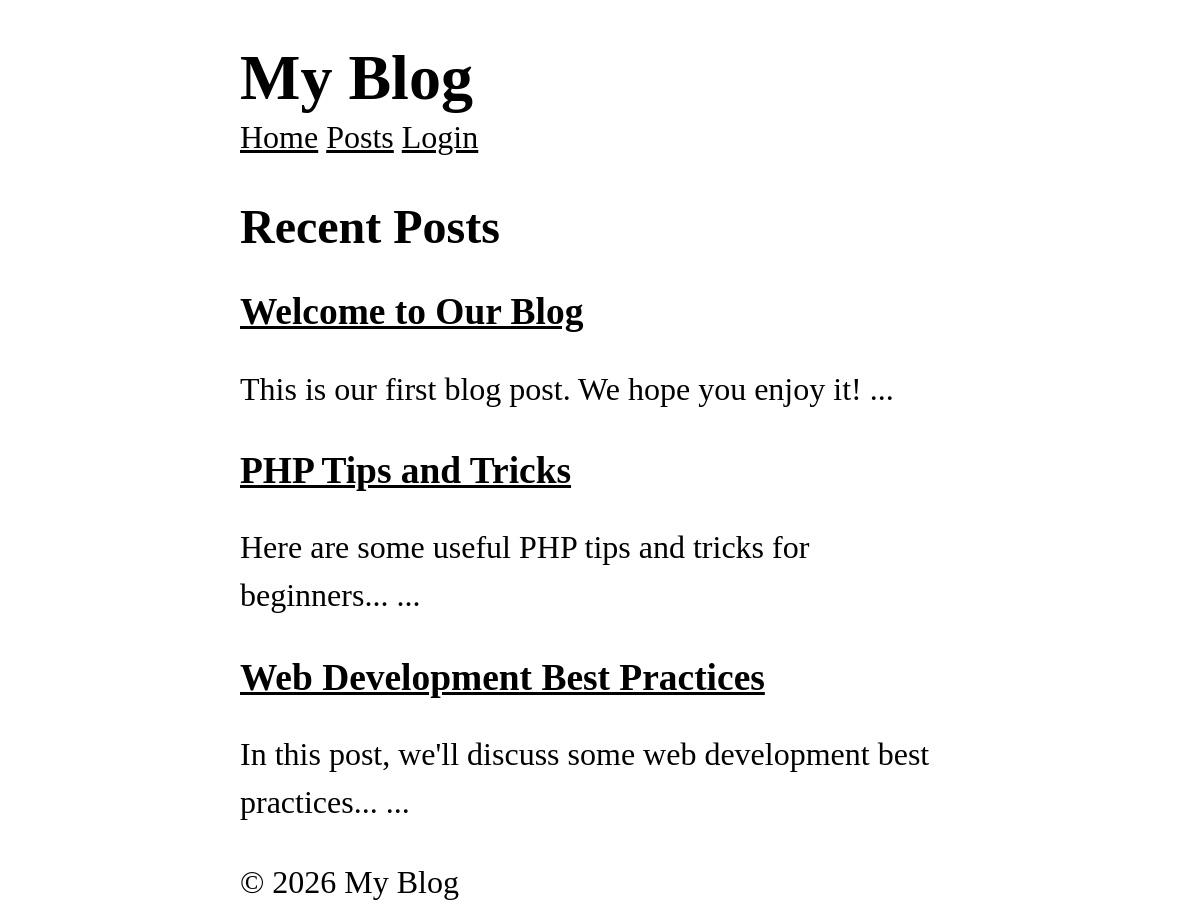
The app's page /, older data.
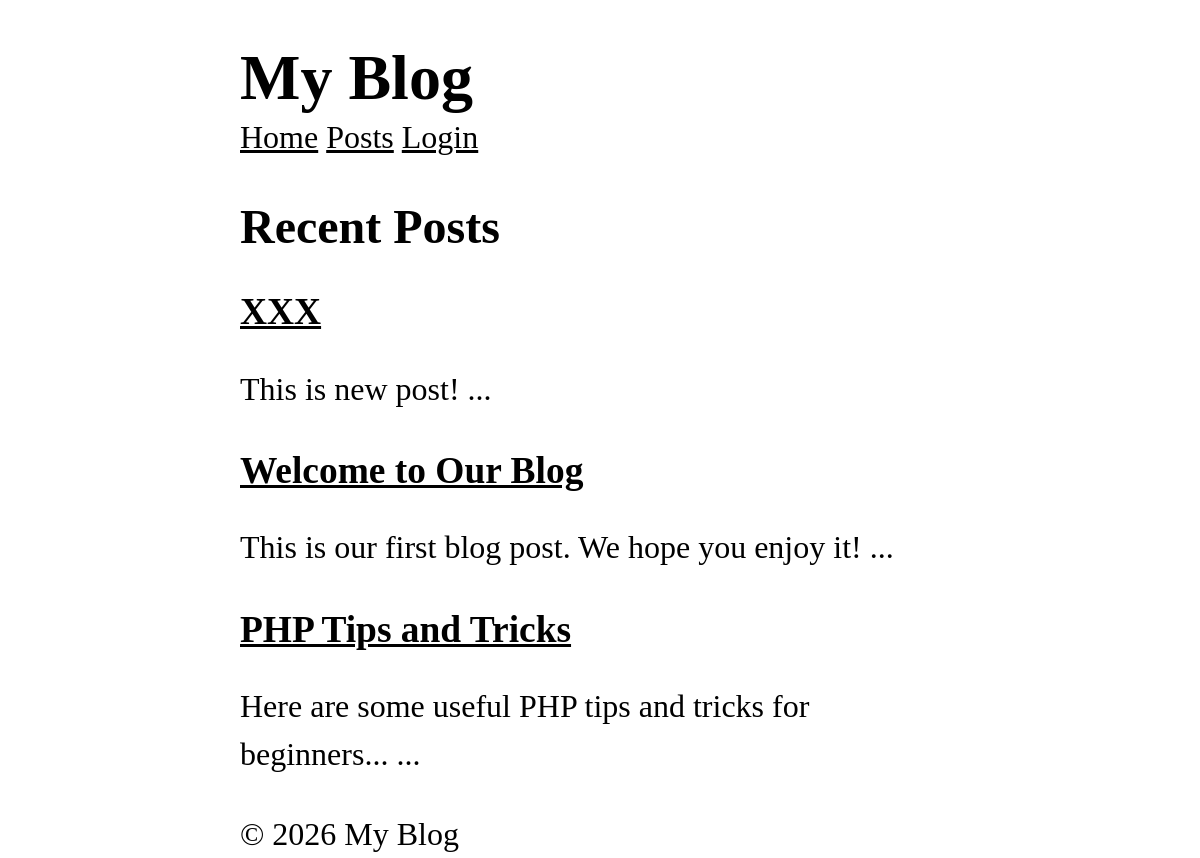
The same page, newer data.
### tables this page shows
CREATE TABLE posts (
    id INTEGER PRIMARY KEY AUTOINCREMENT,
    title TEXT NOT NULL,
    content TEXT NOT NULL,
    views INTEGER DEFAULT 0,
    user_id INTEGER NOT NULL,
    created_at DATETIME DEFAULT CURRENT_TIMESTAMP,
    FOREIGN KEY (user_id) REFERENCES users (id)
);

### core/View.php (called while the page is built, shortened)
<?php
class View {
    protected static $globals = [];
    public static function share(string $key, mixed $value): void {
        static::$globals[$key] = $value;
    }
    public static function render(string $template, array $data = [], ?string $layout = null): string {
        $data = [...static::$globals, ...$data];
        $content = static::renderTemplate(
            $template,
            $data
        );
        return static::renderLayout($layout, $data, $content);
    }
    public static function partial(string $template, array $data = []): string {
        return static::renderTemplate("/partials/$template", $data);
    }
    protected static function renderTemplate(string $template, array $data): string {
        extract($data);
        $path = dirname(__DIR__). "/app/Views/$template.php";
        require $path;
        return ob_get_clean();
    }
    protected static function renderLayout(?string $template, array $data, string $content): string {
        extract([...$data, 'content' => $content]);
        $path = dirname(__DIR__). "/app/Views/$template.php";
        require $path;
        return ob_get_clean();
    }
}

### app/Controllers/HomeController.php (called while the page is built, shortened)
<?php
class HomeController {
    public function index() {
        $posts = Post::getRecent(5);
        return View::render(
            template: 'home/index',
            data: [
                'posts' => $posts
            ],
            layout: 'layouts/main'
        );
    }
}

### app/Middlewares/CSRF.php (called while the page is built, shortened)
<?php
class CSRF implements Middleware {
  public function handle(callable $next) {
    return $next();
    }
}

### app/Middlewares/View.php (called while the page is built, shortened)
<?php
class View implements Middleware {
    public function handle(callable $next) {
        return $next();
    }
}

### public/index.php (called while the page is built, shortened)
<?php
require_once __DIR__ . '/../helpers.php';
$router = new Router();
$uri = parse_url($_SERVER['REQUEST_URI'], PHP_URL_PATH);
$method = $_SERVER['REQUEST_METHOD'];
$router->dispatch($uri, $method);

### core/App.php (called while the page is built, shortened)
<?php
class App {
    protected static $container = [];
    public static function bind(string $key, mixed $value): void {
        static::$container[$key] = $value;
    }
    public static function get(string $key): mixed {
        return static::$container[$key];
    }
}

### app/Models/Post.php (called while the page is built, shortened)
<?php
class Post extends Model {
    protected static string $table = 'posts';
    public static function getRecent(?int $limit = null, ?int $page = null, ?string $search = null) {
        $db = App::get('database');
        $query = "SELECT * FROM " . static::$table;
        $params = [];
        $query .= " ORDER BY created_at DESC";
        if($limit !== null) {
            $query .= " LIMIT ?";
            $params[] = $limit;
        }
        return $db->fetchAll($query, $params, static::class);
    }
}

### core/Database.php (called while the page is built, shortened)
<?php
class Database {
    protected $pdo;
    public function __construct(array $config) {
        try {
            $dsn = $this->createDsn($config);
            $username = $config['username'] ?? null;
            $password = $config['password'] ?? null;
            $options = $config['options'] ?? null;
            $this->pdo = new PDO($dsn, $username, $password, $options);
            $this->pdo->setAttribute(PDO::ATTR_ERRMODE, PDO::ERRMODE_EXCEPTION);
        } catch (PDOException $e) {
            throw new Exception("Could not connect to the database");
        }
    }
    protected function createDsn(array $config): string {
        $driver = $config['driver'];
        $dbname = $config['dbname'];
        return match($driver) {
            'sqlite' => "sqlite:$dbname",
            default => throw new Exception("Unsupported database driver: $driver")
        };
    }
    public function query(string $sql, array $params = []): PDOStatement {
        $stmt = $this->pdo->prepare($sql);
        $stmt->execute($params);
        return $stmt;
    }
    public function fetchAll(string $sql, array $params = [], ?string $className = null): array {
        $stmt = $this->query($sql, $params);
        return $className
            ? $stmt->fetchAll(PDO::FETCH_CLASS, $className)
            : $stmt->fetchAll(PDO::FETCH_ASSOC);
    }
}

### helpers.php (called while the page is built, shortened)
<?php
if(!function_exists('partial')) {
    function partial(string $template, array $data = []): string {
        return View::partial($template, $data);
    }
}

### app/Services/Auth.php (called while the page is built, shortened)
<?php
class Auth {
    protected static $user = null;
    public static function user(): ?User {
        if(static::$user === null) {
            $userId = $_SESSION['user_id'] ?? null;
            static::$user = $userId
                ? User::find($userId)
                : RememberMe::user();
        }
        return static::$user;
    }
}

### app/Services/RememberMe.php (called while the page is built, shortened)
<?php
class RememberMe {
    public static function user(): ?User {
        $tokenString = $_COOKIE[static::COOKIE_NAME] ?? null;
        if(!$tokenString) {
            return null;
        }
        $token = RememberToken::findValid($tokenString);
        $user = User::find($token->user_id);
        return $user;
    }
}

### app/Services/Csrf.php (called while the page is built, shortened)
<?php
class CSRF {
    public static function verify(?string $token = null): bool {
        $method = $_SERVER['REQUEST_METHOD'];
        if(in_array($method, ['GET', 'HEAD', 'OPTIONS'])) {
            return true;
        }
        return false;
    }
}

### app/Views/partials/_posts.php (the view)
<?php foreach($posts as $post): ?>
    <article>
        <h3>
            <a href="/posts/<?= $post->id ?>">
                <?=  htmlspecialchars($post->title) ?>
            </a>
        </h3>
        <p>
            <?=  htmlspecialchars(substr($post->content, 0, 150 )) ?> ...
        </p>
    </article>
<?php endforeach; ?>

### app/Views/home/index.php
<h2>Recent Posts</h2>
<?= partial('_posts', ['posts' => $posts]) ?>

### app/Views/layouts/main.php (shortened to what this page needs)
<!DOCTYPE html>
<html lang="en">
<head>
    <link rel="stylesheet" href="/style.css"/>
</head>
<body>
    <header>
        <h1>My Blog</h1>
    </header>
    <nav>
        <a href="/">Home</a>
        <a href="/posts">Posts</a>
        <?php if($user): ?>
            <?php if (check('dashboard')): ?>
                <a href="/admin/dashboard">Admin</a>
            <?php endif; ?>
            <form action="/logout" method="POST">
                <?= csrf_token() ?>
                <button>Logout (<?= $user->email ?>)</button>
            </form>
            <?php else: ?>
            <a href="/login">Login</a>
        <?php endif ?>
    </nav>
    <main>
        <?= $content ?>
    </main>
    <footer>
        <p>&copy; <?=date('Y')?> My Blog</p>
    </footer>
</body>
</html>

### core/Router.php (shortened to what this page needs)
<?php
class Router {
    protected array $routes = [];
    protected array $globalMiddleware = [];
    protected array $routeMiddleware = [];
    public function add(string $method, string $uri, string $controller, array $middlewares = []):void {
        $this->routes[] = [
            'method' => strtoupper($method),
            'uri' => $uri,
            'controller' => $controller,
            'middlewares' => $middlewares
        ];
    }
    public function addGlobalMiddleware(string $middleware) {
        $this->globalMiddleware[] = $middleware;
    }
    public function addRouteMiddleware(string $name, string $middleware) {
        $this->routeMiddleware[$name] = $middleware;
    }
    public function dispatch(string $uri, string $method): void {
        $uri = parse_url($uri, PHP_URL_PATH) ?? '/';
        $method = strtoupper($method);
        $route = $this->findRoute($uri, $method);
        $routeMiddlewares = $route['middlewares'] ?? [];
        $middlewares = [
            ...$this->globalMiddleware,
            ...array_map(
                fn($name) => $this->routeMiddleware[$name],
                $routeMiddlewares
            )
        ];
        $result = $this->runMiddleware(
            $middlewares,
            function () use ($route){
                [$controller, $action] = explode('@', $route['controller']);
                return $this->callAction($controller, $action, $route['params']);
            }
        );
        if($result !== null) {
            echo $result;
        }
    }
    protected function runMiddleware(array $middlewares, callable $target): mixed {
        $next = $target;
        foreach(array_reverse($middlewares) as $middleware) {
            $next = function() use ($middleware, $next) {
                error_log("Middleware: running $middleware");
                return (new $middleware)->handle($next);
            };
        }
        return $next();
    }
    protected function findRoute(string $uri, string $method): ?array {
        foreach($this->routes as $route) {
            $params = $this->matchRoute($route['uri'], $uri);
            if($params !== null && $route['method'] === $method) {
                return [...$route, 'params' => $params];
            }
        }
        return null;
    }
    protected function matchRoute(string $routeUri, string $requestUri): ?array {
        $routeSegments = array_values(array_filter(explode('/', trim($routeUri, '/'))));
        $requestSegments = array_values(array_filter(explode('/', trim($requestUri, '/'))));
        $params = [];
        return $params;
    }
    protected function callAction(string $controller, string $action, array $params): mixed {
        $controllerClass = "App\\Controllers\\$controller";
        return (new $controllerClass)->$action(...$params);
    }
}

### public/style.css (style rules this page uses)
*, *::before, *::after { box-sizing: border-box; }
html { -moz-text-size-adjust: none; -webkit-text-size-adjust: none; text-size-adjust: none; }
body, h1, h2, h3, h4, p, figure, blockquote, dl, dd { margin-block-end: 0; }
body { min-height: 100vh; line-height: 1.5; max-width: 60%; margin-left: auto; margin-right: auto; font-size: 2em; font-family: Cambria, Cochin, Georgia, Times, 'Times New Roman', serif; }
h1, h2, h3, h4, button, input, label { line-height: 1.1; }
h1, h2, h3, h4 { text-wrap: balance; }
a:not([class]) { text-decoration-skip-ink: auto; color: currentColor; }

Row changes from the older to the newer data that the page shows:
removed posts: title "Web Development Best Practices", content "In this post, we'll discuss some web development best practices..."
added posts: title "XXX", content "This is new post!"
